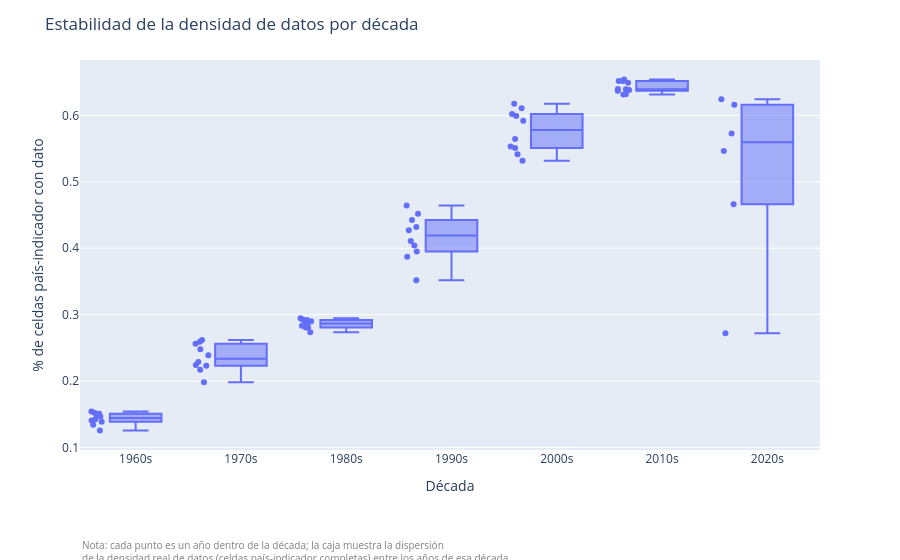

Source (notebook cell):
### Markdown cell above
## Gráfico: dispersión de cobertura por década
boxplot de la densidad real de datos (% de celdas país-indicador con dato) agrupando los años en décadas.

resume la variabilidad año a año dentro de cada década, útil para ver si hay décadas con mayor inestabilidad de cobertura (no solo el promedio, sino la dispersión).

Resultado esperado: una caja por década, de 1960s a 2020s.

### Code cell
df_anio_plot["decada"] = (df_anio_plot["Year"] // 10 * 10).astype(str) + "s"
orden_decadas = sorted(df_anio_plot["decada"].unique())

fig_dispersion_decada = px.box(
    df_anio_plot,
    x="decada",
    y="densidad_datos",
    points="all",
    category_orders={"decada": orden_decadas},
    hover_data=["Year"],
    labels={"densidad_datos": "% de celdas país-indicador con dato"},
)

fig_dispersion_decada.update_layout(
    title="Estabilidad de la densidad de datos por década",
    xaxis_title="Década",
    yaxis_title="% de celdas país-indicador con dato",
    margin=dict(b=110),
)

fig_dispersion_decada.add_annotation(
    text=(
        "Nota: cada punto es un año dentro de la década; la caja muestra la dispersión<br>"
        "de la densidad real de datos (celdas país-indicador completas) entre los años de esa década."
    ),
    xref="paper", yref="paper",
    x=0, y=-0.30,
    showarrow=False,
    font=dict(size=10, color="gray"),
    align="left",
)

figuras_reporte.append(("dispersion_densidad_decada", fig_dispersion_decada))
fig_dispersion_decada.show()

### Figure 1 — Plotly figure (JSON) as saved in the notebook; plotly's stock layout.template omitted (floating-point values rounded to 4 significant figures)
{"data": [{"alignmentgroup": "True", "boxpoints": "all", "customdata": [[1960], [1961], [1962], [1963], [1964], [1965], [1966], [1967], [1968], [1969], [1970], [1971], [1972], [1973], [1974], [1975], [1976], [1977], [1978], [1979], [1980], [1981], [1982], [1983], [1984], [1985], [1986], [1987], [1988], [1989], [1990], [1991], [1992], [1993], [1994], [1995], [1996], [1997], [1998], [1999], [2000], [2001], [2002], [2003], [2004], [2005], [2006], [2007], [2008], [2009], [2010], [2011], [2012], [2013], [2014], [2015], [2016], [2017], [2018], [2019], [2020], [2021], [2022], [2023], [2024], [2025]], "hovertemplate": "decada=%{x}<br>% de celdas país-indicador con dato=%{y}<br>Year=%{customdata[0]}<extra></extra>", "legendgroup": "", "marker": {"color": "#636efa"}, "name": "", "notched": false, "offsetgroup": "", "orientation": "v", "showlegend": false, "type": "box", "x": ["1960s", "1960s", "1960s", "1960s", "1960s", "1960s", "1960s", "1960s", "1960s", "1960s", "1970s", "1970s", "1970s", "1970s", "1970s", "1970s", "1970s", "1970s", "1970s", "1970s", "1980s", "1980s", "1980s", "1980s", "1980s", "1980s", "1980s", "1980s", "1980s", "1980s", "1990s", "1990s", "1990s", "1990s", "1990s", "1990s", "1990s", "1990s", "1990s", "1990s", "2000s", "2000s", "2000s", "2000s", "2000s", "2000s", "2000s", "2000s", "2000s", "2000s", "2010s", "2010s", "2010s", "2010s", "2010s", "2010s", "2010s", "2010s", "2010s", "2010s", "2020s", "2020s", "2020s", "2020s", "2020s", "2020s"], "x0": " ", "xaxis": "x", "y": [0.1256, 0.1342, 0.1387, 0.1408, 0.1424, 0.1467, 0.1493, 0.1508, 0.1525, 0.1544, 0.1981, 0.217, 0.223, 0.2243, 0.2288, 0.2388, 0.2481, 0.2563, 0.2593, 0.2619, 0.2737, 0.2808, 0.2803, 0.2834, 0.2851, 0.2885, 0.2921, 0.2927, 0.29, 0.2946, 0.3518, 0.3874, 0.3951, 0.4042, 0.4108, 0.4273, 0.4427, 0.4319, 0.4518, 0.4644, 0.5417, 0.5317, 0.5509, 0.5532, 0.5643, 0.5918, 0.5991, 0.6023, 0.6106, 0.6174, 0.6373, 0.6396, 0.6381, 0.6316, 0.652, 0.6541, 0.6493, 0.6519, 0.6395, 0.6318, 0.6243, 0.6161, 0.5726, 0.5464, 0.4663, 0.272], "y0": " ", "yaxis": "y"}], "layout": {"annotations": [{"align": "left", "font": {"color": "gray", "size": 10}, "showarrow": false, "text": "Nota: cada punto es un año dentro de la década; la caja muestra la dispersión<br>de la densidad real de datos (celdas país-indicador completas) entre los años de esa década.", "x": 0, "xref": "paper", "y": -0.3, "yref": "paper"}], "boxmode": "group", "legend": {"tracegroupgap": 0}, "margin": {"b": 110, "t": 60}, "title": {"text": "Estabilidad de la densidad de datos por década"}, "xaxis": {"anchor": "y", "categoryarray": ["1960s", "1970s", "1980s", "1990s", "2000s", "2010s", "2020s"], "categoryorder": "array", "domain": [0, 1], "title": {"text": "Década"}}, "yaxis": {"anchor": "x", "domain": [0, 1], "title": {"text": "% de celdas país-indicador con dato"}}}}
